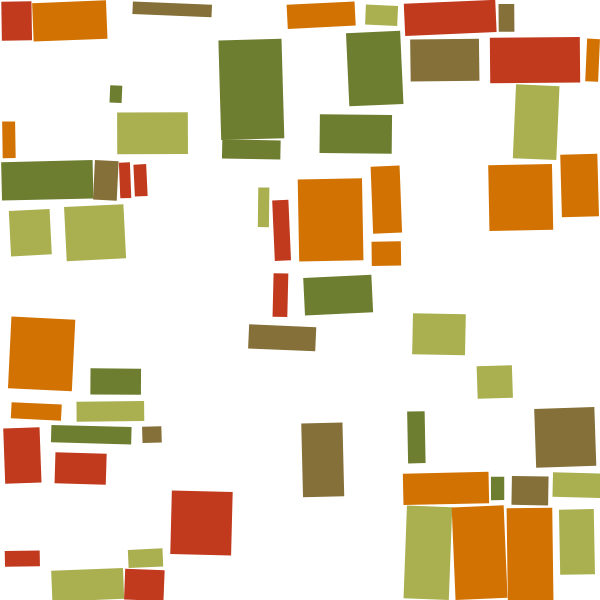
Frame 1 (no input)
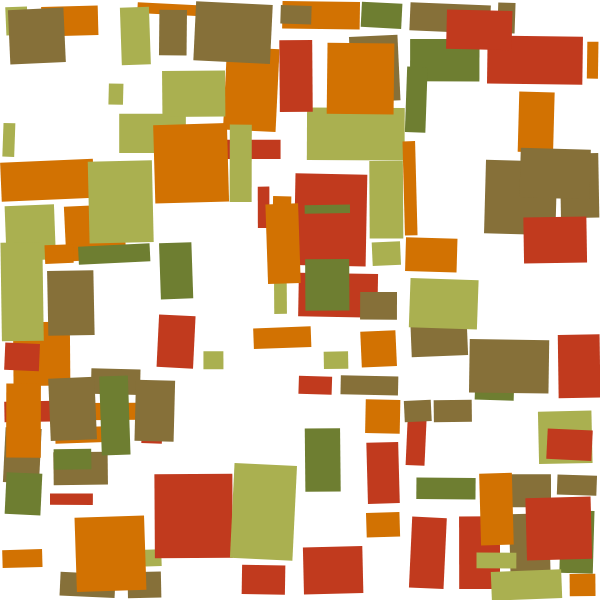
Frame 2 (the mouse pressed at the canvas centre, redrawn once)

The p5.js sketch that drew these frames (run headless with seeded random() and noise() and a simulated clock; the mouse was pressed at the canvas centre and the sketch redrawn once):

// p5.js sketch
// ── sketch.js
// 参考
// https://www.openprocessing.org/sketch/826848#

//let palette = ["#ee7b00", "#1f3d89", "#C14f7e", "#a7a9ab", "#69c4d0"]
let palette = ["#c13a1e", "#6e7e31", "#867039", "#d27202", "#aab050"]
let pos = [];
let wh = [];

function setup() {
    createCanvas(600, 600);
    noLoop();
    rectMode(CENTER);
}

function draw() {
    background(255);
    noFill();
    stroke(255);
    strokeWeight(2);
    divideRect(0, 0, width, height, 100);
    for(let i =0; i < pos.length; i ++) {
        let x = pos[i].x;
        let y = pos[i].y;
        let w = wh[i].x;
        let h = wh[i].y;
        let xOff = 1 //random(-1, 1) * 6;
        let yOff = 1 //random(-1, 1) * 6;
        let angle = random(-1, 1) * 0.05;
        let rnd = random(0.7, 1.05);
        noStroke();
        fill(random(palette));
        push();
        translate(x, y);
        rotate(angle);
        rect(xOff, yOff, w * rnd, h * rnd);
        pop();
    }
}

function divideRect(x, y, w, h, min) {
    let p = 0.2;
    if (w > min || h > min) {
        if (w >= h) {
            let rdrw = random(0.1, 0.9) * w;
            divideRect(x, y, rdrw, h, min);
            divideRect(x + rdrw, y, w - rdrw, h, min);
        }
        if (w < h) {
            let rndh = random(0.1, 0.9) * h;
            divideRect(x, y, w, rndh, min);
            divideRect(x, y + rndh, w, h - rndh, min);
        }
    }
    else {
        rect(x + w / 2, y + h / 2, w, h);
        if (random(1) < 0.5) {
            addRect(x + w / 2, y + h / 2, w - 2, h - 2)
        }
    }
}

function addRect(x, y, w, h) {
    pos.push(createVector(x, y));
    wh.push(createVector(w, h));
}
